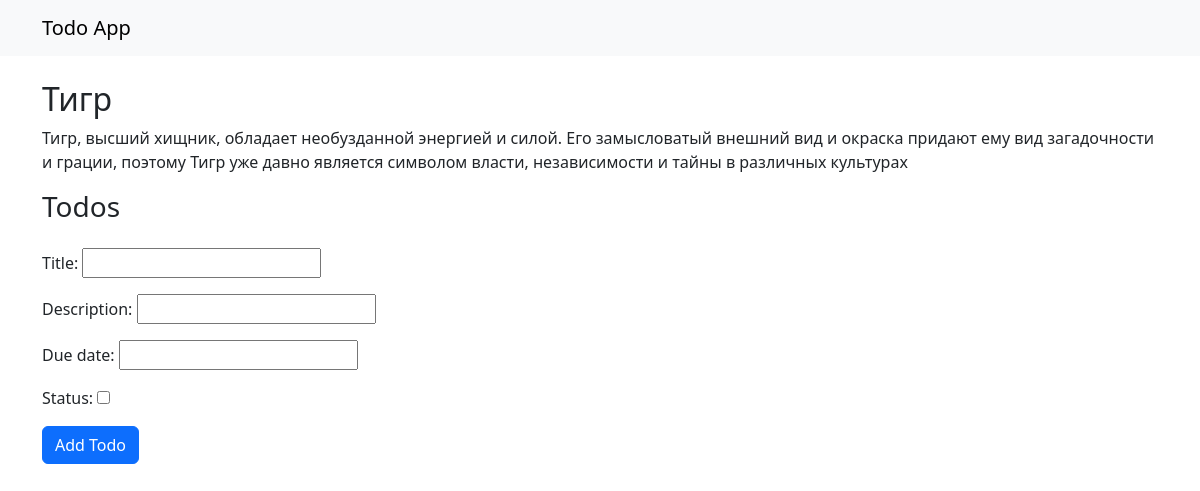
Page /todo-lists/4/ on the committed database.
### todos/models.py (models this page shows, shortened)
class TodoList(models.Model):
    title = models.CharField(max_length=255)
    description = models.CharField(max_length=500)

### todos/views.py (the view, shortened to what this page needs)
# urls.py: path('todo-lists/<int:id>/', views.todo_list_detail, name='todo_list_detail'),
def todo_list_detail(request, id):
    todo_list = get_object_or_404(TodoList, id=id)
    todos = todo_list.todos.all()
    form = TodoForm()
    return render(request, 'todos/detail.html', {'todo_list': todo_list, 'todos': todos, 'form': form})

### todos/forms.py
class TodoForm(forms.ModelForm):
    class Meta:
        model = Todo
        fields = ['title', 'description', 'due_date', 'status']

### templates/todos/detail.html (shortened to what this page needs)
{% extends 'base.html' %}
{% block content %}
<h2>{{ todo_list.title }}</h2>
<p>{{ todo_list.description }}</p>
<h3>Todos</h3>
<form method="post" class="mt-3">
    {{ form.as_p }}
    <button type="submit" class="btn btn-primary">Add Todo</button>
</form>
{% endblock %}

### rows in the picture
TodoList: title "Тигр", description "Тигр, высший хищник, обладает необузданной энергией и силой. Его замысловатый внешний вид и окраска придают ему вид загадочности и грации, поэтому Тигр уже давно является символом власти, независимости и тайны в различных культурах"
